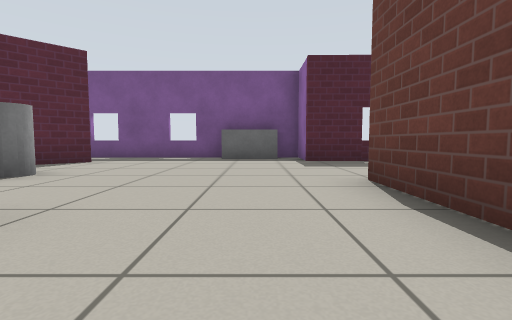
view 1 (above)

12 first-person views from a walk through a world built for the Gazebo simulator. The camera is 0.5 m above the floor, tilts 4° down and sees 85° across. The floor is counted in squares, 1 m on a side. Each view is taken from the middle of a square. On the plan, view 1 faces up. The plan holds only what a view shows up to about 9 squares ahead; the rest is blank. Simple patterns stand in for the simulator's built-in surfaces.

view 2
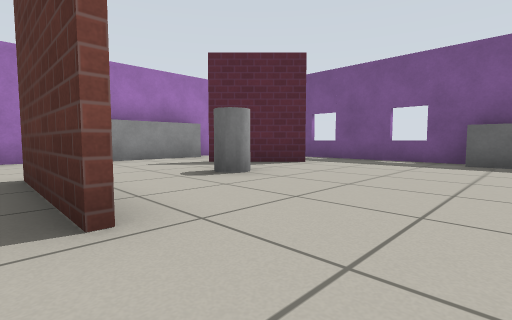

view 3
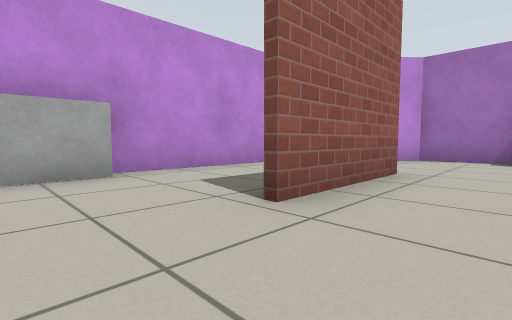

view 4
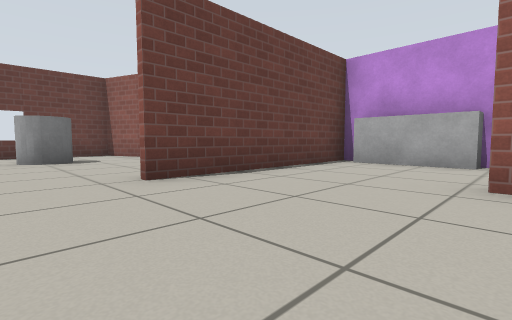

view 5
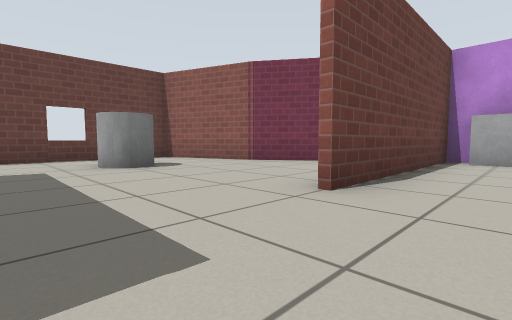

view 6
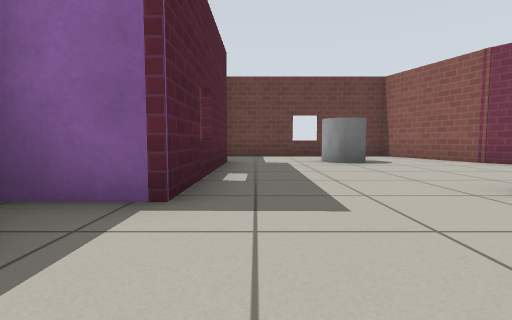

view 7
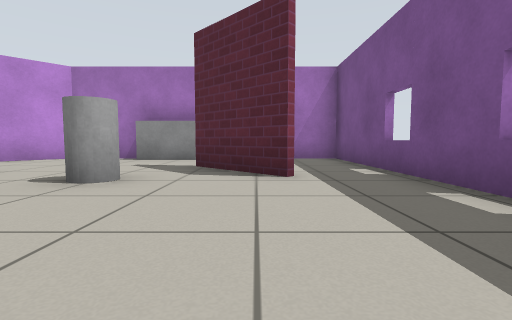

view 8
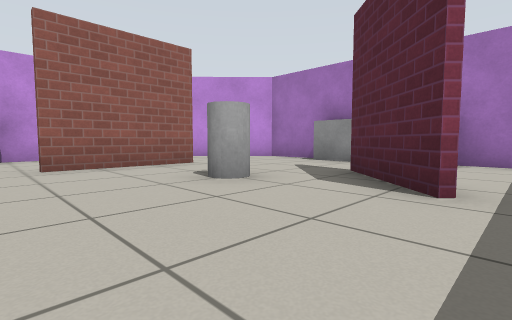

view 9
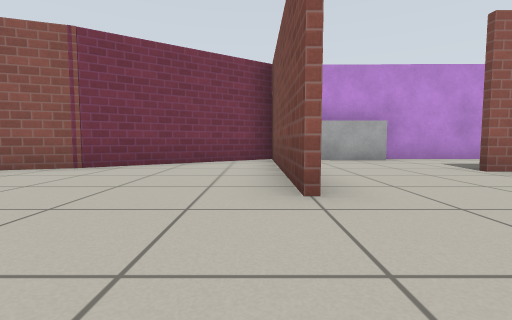

view 10
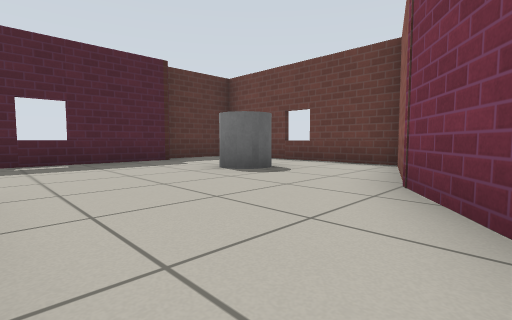

view 11
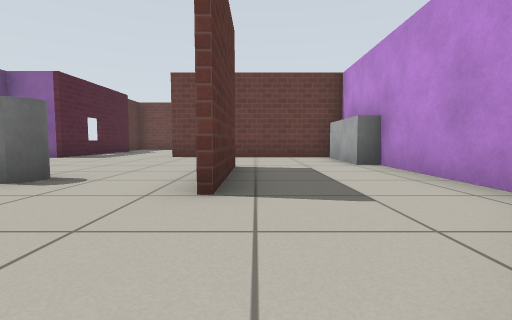

view 12
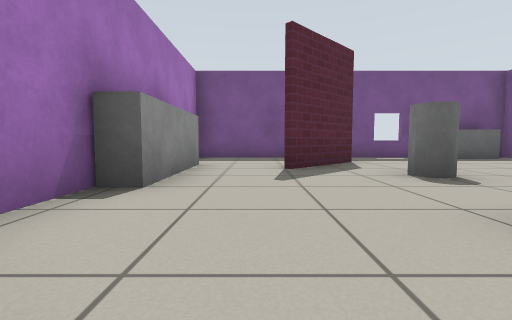

### Floor plan
Ten units are one square. View 1 is at (0, 0); x grows to the right and y downward. Boxes are objects, and circles mark ways between rooms. Rooms are numbered by the first view taken in them; rooms with no view inside come last. Other rooms are left out.
<svg viewBox="-82 -90 166 111">
<path fill="none" stroke="#000" d="M16 -36 16 15 53 -10M-16 -14 -45 -14M-45 -15 -16 -15M14 16 14 -36M-37 -65 -54 -48M51 -9 79 -19 79 -72 58 -72M-47 15 15 16M56 -67 12 -67 12 -82 -35 -82M-77 -45 -77 -10 -59 8M-35 -82 -77 -82 -77 -45"/>
<rect x="-75" y="-55" width="10" height="30" fill="#bbb"><title>grey box</title></rect>
<rect x="-45" y="-45" width="20" height="10" fill="#bbb"><title>grey cylinder</title></rect>
<rect x="-15" y="5" width="30" height="10" fill="#bbb"><title>grey box</title></rect>
<rect x="-5" y="-85" width="10" height="10" fill="#bbb"><title>grey box</title></rect>
<rect x="45" y="-45" width="20" height="10" fill="#bbb"><title>grey cylinder</title></rect>
<circle cx="-45" cy="-70" r="3" fill="#2a7"/>
<circle cx="-65" cy="-55" r="3" fill="#2a7"/>
<text x="0" y="-30">1</text>
<text x="-60" y="-60">2</text>
</svg>
Room 1 opens to room 2.

Where each view was taken, in squares from view 1:
view 1: 0 up, 0 right, facing up
view 2: 1 up, 0 right, facing up-left
view 3: 3 up, 0 right, facing down-left
view 4: 5 up, 2 left, facing down-right
view 5: 6 up, 0 right, facing down-right
view 6: 6 up, 1 left, facing right
view 7: 6 up, 0 right, facing left
view 8: 7 up, 1 left, facing down-left
view 9: 6 up, 2 right, facing down
view 10: 0 up, 2 right, facing up-right
view 11: 1 up, 7 left, facing right
view 12: 0 up, 6 left, facing up
